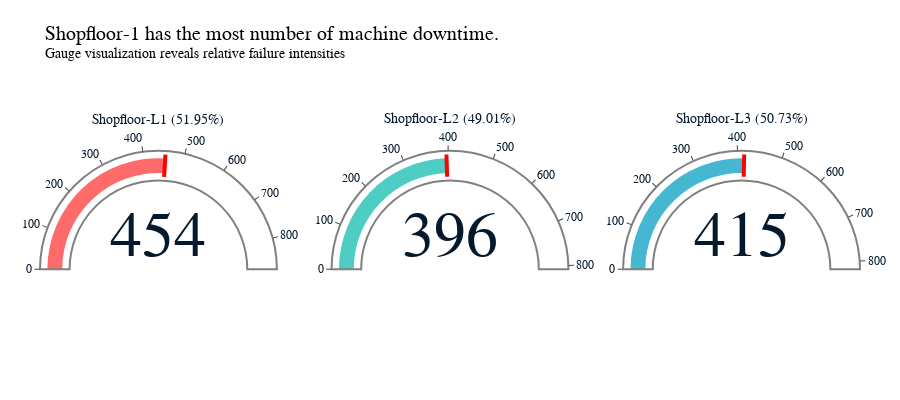

Source (notebook cell):
### Markdown cell above
### 3. Which assembly line has the highest readings of machine downtime?

### Code cell
import plotly.graph_objects as go
from plotly.subplots import make_subplots

# Get failure counts
failure_data = data.groupby(['Assembly_Line_No', 'Downtime'], as_index=False)['Machine_ID'].count().query("Downtime == 'Machine_Failure'")

# Get total machine counts per assembly line
total_machines = data.groupby('Assembly_Line_No')['Machine_ID'].count().to_dict()

lines = failure_data['Assembly_Line_No'].tolist()
values = failure_data['Machine_ID'].tolist()  # failure counts
colors = ['#FF6B6B', '#4ECDC4', '#45B7D1']

# Calculate percentages
percentages = [(value/total_machines[line])*100 for line, value in zip(lines, values)]

# Create subplots for three gauges
fig = make_subplots(
  rows=1, cols=3,
  specs=[[{'type': 'indicator'}, {'type': 'indicator'}, {'type': 'indicator'}]]
)

for idx, (line, value, color, pct) in enumerate(zip(lines, values, colors, percentages), 1):
  fig.add_trace(
      go.Indicator(
          mode="gauge+number",
          value=value,
          title={'text': f"{line} ({pct:.2f}%)", 'font': {'size': 14}},
          gauge={
              'axis': {'range': [0, total_machines[line]]},
              'bar': {'color': color},
              'bgcolor': "white",
              'borderwidth': 2,
              'bordercolor': "gray",
              'threshold': {
                  'line': {'color': "red", 'width': 4},
                  'thickness': 0.75,
                  'value': value
              }
          }
      ),
      row=1, col=idx
  )

fig.update_layout(
  title={
      'text': 'Shopfloor-1 has the most number of machine downtime. <br>' +
              '<sup>Gauge visualization reveals relative failure intensities</sup>',
      'y':0.90,
      'x':0.05,
      'xanchor': 'left',
      'yanchor': 'top',
      'font': {'size': 20, 'color': 'black'}
  },
  height=400,
  margin=dict(l=40, r=40)
)

fig.show()

### Figure 1 — Plotly figure (JSON) as saved in the notebook; plotly's stock layout.template omitted (floating-point values rounded to 4 significant figures)
{"data": [{"gauge": {"axis": {"range": [0, 874]}, "bar": {"color": "#FF6B6B"}, "bgcolor": "white", "bordercolor": "gray", "borderwidth": 2, "threshold": {"line": {"color": "red", "width": 4}, "thickness": 0.75, "value": 454}}, "mode": "gauge+number", "title": {"font": {"size": 14}, "text": "Shopfloor-L1 (51.95%)"}, "value": 454, "type": "indicator", "domain": {"x": [0, 0.2889], "y": [0, 1]}}, {"gauge": {"axis": {"range": [0, 808]}, "bar": {"color": "#4ECDC4"}, "bgcolor": "white", "bordercolor": "gray", "borderwidth": 2, "threshold": {"line": {"color": "red", "width": 4}, "thickness": 0.75, "value": 396}}, "mode": "gauge+number", "title": {"font": {"size": 14}, "text": "Shopfloor-L2 (49.01%)"}, "value": 396, "type": "indicator", "domain": {"x": [0.3556, 0.6444], "y": [0, 1]}}, {"gauge": {"axis": {"range": [0, 818]}, "bar": {"color": "#45B7D1"}, "bgcolor": "white", "bordercolor": "gray", "borderwidth": 2, "threshold": {"line": {"color": "red", "width": 4}, "thickness": 0.75, "value": 415}}, "mode": "gauge+number", "title": {"font": {"size": 14}, "text": "Shopfloor-L3 (50.73%)"}, "value": 415, "type": "indicator", "domain": {"x": [0.7111, 1], "y": [0, 1]}}], "layout": {"title": {"font": {"size": 20, "color": "black"}, "text": "Shopfloor-1 has the most number of machine downtime. <br><sup>Gauge visualization reveals relative failure intensities</sup>", "y": 0.9, "x": 0.05, "xanchor": "left", "yanchor": "top"}, "margin": {"l": 40, "r": 40}, "height": 400}}
